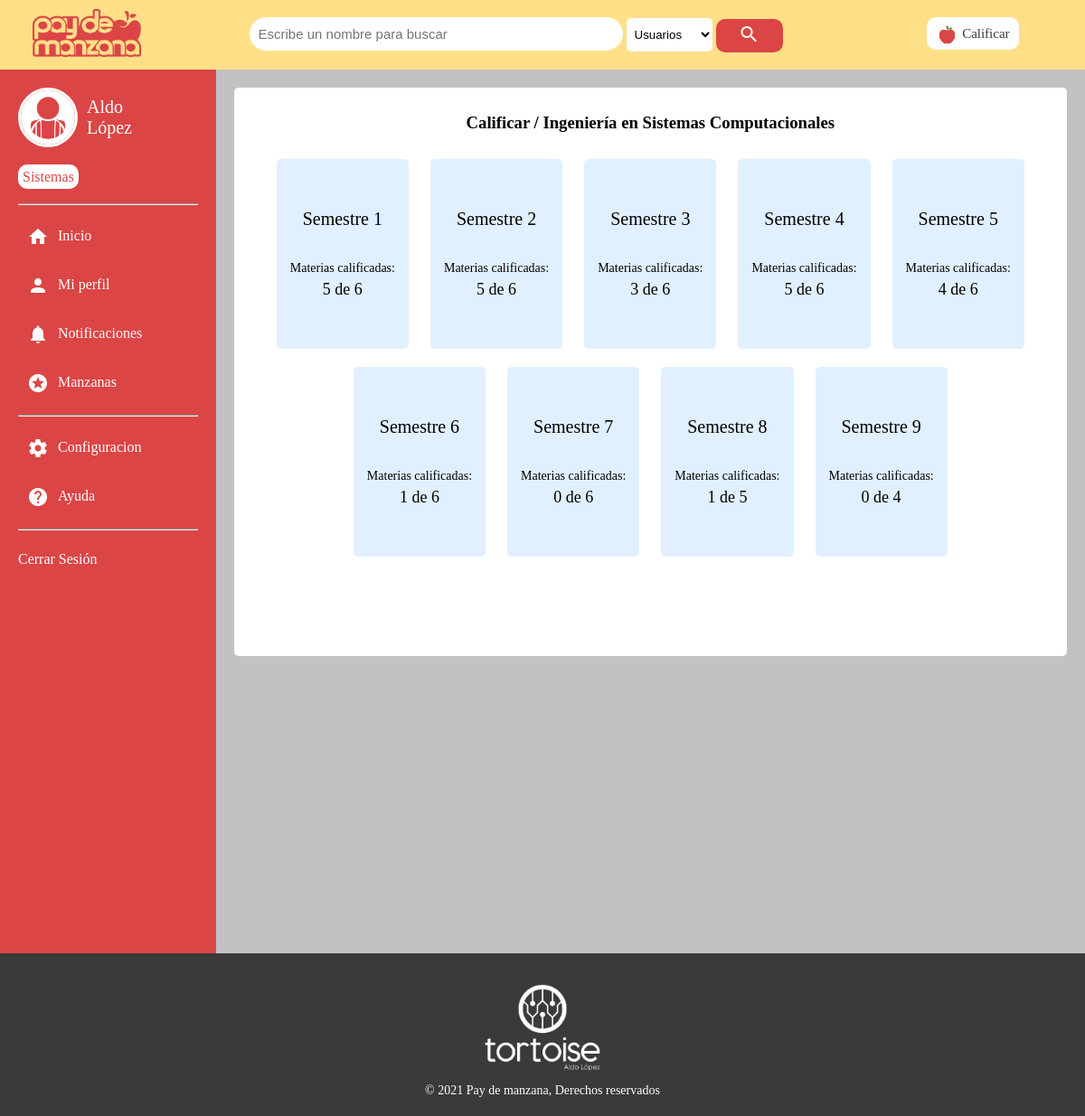
The page /Calificar/index.php (signed in) on the database its author committed.
### tables this page shows
CREATE TABLE `usuario_presentacion` (
  `Usuario` char(8) NOT NULL,
  `Imagen_ruta` varchar(60) NOT NULL,
  `Descripcion` varchar(500) NOT NULL
);

CREATE TABLE `usuario` (
  `No_control` char(8) NOT NULL,
  `Nombre` varchar(60) NOT NULL,
  `Apellido` varchar(80) NOT NULL,
  `Sexo` enum('Masculino','Femenino','Sin especificar') NOT NULL,
  `Correo` varchar(25) NOT NULL,
  `Carrera` int(11) NOT NULL,
  `Anio_ingreso` year(4) NOT NULL
);

CREATE TABLE `carrera` (
  `Id_carrera` int(11) NOT NULL,
  `Nombre_carrera` varchar(100) DEFAULT NULL,
  `Nombre_corto` varchar(20) DEFAULT NULL,
  `Semestres` int(11) DEFAULT NULL
);

### model/usuario/ver_perfil.php (called while the page is built)
<?php
    $sql="SELECT Nombre, Apellido, Carrera FROM usuario WHERE No_control=:usuario";
    $resultado=$base->prepare($sql);
    $resultado->bindValue(":usuario",$usuario);
    $resultado->execute();
    $registro=$resultado->fetch((PDO::FETCH_ASSOC));
    $profilename = $registro["Nombre"] . " " . $registro["Apellido"];
    $carrera = $registro["Carrera"];
    $sql="SELECT Imagen_ruta FROM usuario_presentacion WHERE Usuario=:usuario";
    $resultado=$base->prepare($sql);
    $resultado->bindValue(":usuario",$usuario);
    $resultado->execute();
    $registro=$resultado->fetch((PDO::FETCH_ASSOC));
    $profileimage = $registro["Imagen_ruta"];
    $sql="SELECT * FROM carrera WHERE Id_carrera=:carrera";
    $resultado=$base->prepare($sql);
    $resultado->bindValue(":carrera",$carrera);
    $resultado->execute();
    $registro=$resultado->fetch((PDO::FETCH_ASSOC));
    $profilecareer = $registro["Nombre_corto"];
    $careername = $registro["Nombre_carrera"];
    $careersem = $registro["Semestres"];
?>

### controller/cript_user.php (called while the page is built)
<?php
    function encriptar($string) {
        $key  = 'oepnA3Dfg179topqDEqa7mEWYui13rLea32';
        $result = '';
        for($i=0; $i<strlen($string); $i++) {
            $char = substr($string, $i, 1);
            $keychar = substr($key, ($i % strlen($key))-1, 1);
            $char = chr(ord($char)+ord($keychar));
            $result.=$char;
        }
        return base64_encode($result);
    }
?>

### model/Calificar/obtener_materias_calificadas.php (called while the page is built)
<?php
    require_once("../controller/cript_user.php");
    $sql="SELECT COUNT(*) as Materias FROM (SELECT DISTINCT(A.Materia) FROM calificacion A WHERE A.Usuario = :usuario AND EXISTS(SELECT B.Id_materia from materia B WHERE  A.Materia=B.Id_materia AND B.Semestre = $i AND B.Carrera = :carrera)) As Distingir";
    $resultado=$base->prepare($sql);
    $resultado->bindValue(":usuario",encriptar($usuario));
    $resultado->bindValue(":carrera",$carrera);
    $resultado->execute();
    $registro=$resultado->fetch((PDO::FETCH_ASSOC));
    $materias_calif = $registro["Materias"];
    $sql="SELECT COUNT(*) as Materias FROM materia WHERE Semestre = $i AND Carrera=:carrera";
    $resultado=$base->prepare($sql);
    $resultado->bindValue(":carrera",$carrera);
    $resultado->execute();
    $registro=$resultado->fetch((PDO::FETCH_ASSOC));
    $materias_tot = $registro["Materias"];
?>

### view/common/sidebar/side_folder.php (the view)
<div class="sidebar" id="sidebar">
    <div class="perfil">
        <div class="nombre">
            <img src="../uploads/profile-images/<?php echo $profileimage; ?>" alt="perfil" width="60px">
            <span><?php echo $profilename; ?></span>
        </div>
        <div class="carrera">
            <span><?php echo $profilecareer; ?></span>
        </div>
    </div>
    <ul>
        <hr>
        <li><a href="../" id="side-inicio"><i class="material-icons">home</i><span class="side-text">Inicio</span></a></li>
        <li><a href="#" id="side-perfil"><i class="material-icons">person</i><span class="side-text">Mi perfil</span></a></li>
        <li><a href="#" id="side-notificaciones"><i class="material-icons">notifications</i><span class="side-text">Notificaciones</span></a></li>
        <li><a href="#" id="side-manzanas"><i class="material-icons">stars</i><span class="side-text">Manzanas</span></a></li>
        <hr>
        <li><a href="#" id="side-config"><i class="material-icons">settings</i><span class="side-text">Configuracion</span></a></li>
        <li><a href="#" id="side-ayuda"><i class="material-icons">help</i><span class="side-text">Ayuda</span></a></li>
        <hr>
        <li><a href="../logout" id="side-ayuda"><span class="side-text">Cerrar Sesión</span></a></li>
    </ul>
</div>

### view/Calificar/index.php
<div class="espacio">
    <div class="frame">
        <h3>Calificar / <?php echo $careername;?></h3>
        <?php
            for($i=1;$i<=$careersem;$i++){
                require("../model/Calificar/obtener_materias_calificadas.php");
                ?>
                <a href="semestre?id=<?php echo $i;?>">
                    <div class="semestres">
                        <span class="info-sem">Semestre <?php echo $i;?></span>
                        <span class="info-mat">Materias calificadas:</span>
                        <span class="info-materias"><?php echo $materias_calif;?> de <?php echo $materias_tot;?></span>
                    </div>
                </a>
                <?php
            }
        ?>
    </div>
</div>

### style/header.css (style rules this page uses)
body { margin: 0; padding: 0; font-family: ProximaNova-Regular; }
body { padding: 0px 0px; background: #c2c2c2; }
body header { width: 100%; background: #ffdf88; display: -webkit-box; display: -ms-flexbox; display: flex; -webkit-box-align: center; -ms-flex-align: center; align-items: center; }
body header div { display: inline-block; vertical-align: middle; text-align: center; }
body header .barra-top { padding: 10px; width: 100%; }
body header .barra-top .buscar { width: 70%; }
body header .barra-top .buscar input[type="text"], body header .barra-top .buscar input[type="tel"], body header .barra-top .buscar input[type="email"], body header .barra-top .buscar input[type="password"], body header .barra-top .buscar input[type="number"] { background: #FFF; width: 50%; max-width: 1000px; border-radius: 20px; -webkit-box-sizing: border-box; box-sizing: border-box; border: 0px solid #db4545; font-size: 15px; padding: 10px; }
body header .barra-top .buscar select { line-height: 1.3; padding: 10px 5px; -webkit-box-sizing: border-box; box-sizing: border-box; border: 0px solid #db4545; border-radius: 5px; background: #ffffff; }
body header .barra-top .buscar select option { font-weight: normal; padding: 5px; }
body header .barra-top .buscar button { color: #ffffff; border: 0; border-radius: 10px; background: #db4545; padding: 5px 25px; vertical-align: middle; }
body header .barra-top .img { width: 10%; }
body header .barra-top .calificar { width: 15%; }
body header .barra-top .calificar a { font-size: 15px; font-family: Proxima Nova Bold; text-decoration: none; color: #3a3a3a; padding: 10px; border-radius: 10px; border: 0px solid #db4545; background: #FFFFFF; }
body header .barra-top .calificar a img { vertical-align: middle; }

### style/side-bar.css (style rules this page uses)
body { margin: 0; padding: 0; font-family: ProximaNova-Regular; }
.main .contenido .sidebar { margin: 0px 0px; width: 250px; background: #db4545; color: #FFFFFF; padding: 20px; float: left; overflow: hidden; -ms-flex-wrap: wrap; flex-wrap: wrap; -webkit-box-pack: justify; -ms-flex-pack: justify; justify-content: space-between; }
.main .contenido .sidebar ul { display: block; width: 100%; list-style: none; margin: 10px 0px; text-align: left; list-style-type: none; padding: 0px; height: 100vh; }
.main .contenido .sidebar ul li { width: 100%; margin: 0px; display: block; }
.main .contenido .sidebar ul li a { width: 100%; padding: 15px 0px; display: block; text-decoration: none; color: #FFFFFF; -webkit-transition: padding .3s; transition: padding .3s; }
.main .contenido .sidebar ul li a i { margin: 0px 10px; vertical-align: middle; }
.main .contenido .sidebar .perfil .nombre { width: 70px; height: 70px; display: -webkit-box; display: -ms-flexbox; display: flex; }
.main .contenido .sidebar .perfil .nombre img { width: 60px; height: 60px; border-radius: 50%; border: 3px solid #ffffff; -o-object-fit: cover; object-fit: cover; float: left; }
.main .contenido .sidebar .perfil .nombre span { float: left; margin: 10px 10px; font-size: 20px; vertical-align: middle; -webkit-box-align: center; -ms-flex-align: center; align-items: center; }
.main .contenido .sidebar .carrera { margin: 20px auto; }
.main .contenido .sidebar .carrera span { padding: 5px; border-radius: 10px; background: #ffffff; color: #db4545; font-family: Proxima Nova Bold; }

### style/footer.css (style rules this page uses)
body { margin: 0; padding: 0; font-family: ProximaNova-Regular; }
footer { text-align: center; width: 100%; background: #3a3a3a; color: #FFFFFF; font-size: 14px; }
footer div { width: 100%; padding: 20px 0px; }
footer div img { width: 150px; display: block; margin: 10px auto; }

### style/Calificar/main.css (style rules this page uses)
.espacio { width: 100%; padding: 20px; -webkit-box-sizing: border-box; box-sizing: border-box; }
.espacio .frame { width: 100%; margin: 0px auto; background: #FFFFFF; padding: 10px 20px 100px 20px; -webkit-box-sizing: border-box; box-sizing: border-box; border-radius: 5px; text-align: center; }

### style/Calificar/index.css (style rules this page uses)
body { margin: 0; padding: 0; font-family: ProximaNova-Regular; }
a { color: #000000; text-decoration: none; }
a div { display: inline-block; background: #e1f0ff; padding: 50px 15px; text-align: center; font-size: 18px; margin: 10px; border-radius: 5px; }
a div span { display: block; margin: 5px auto; text-align: center; }
a div .info-mat { font-size: 14px; }
a div .info-sem { font-family: Proxima Nova Bold; font-size: 20px; margin: 5px auto 35px auto; }

### rows shown on the page
usuario_presentacion: Imagen_ruta (picture)
usuario: profilename "Aldo López"
carrera: Nombre_corto "Sistemas", Nombre_carrera "Ingeniería en Sistemas Computacionales"

### other values the page prints
$materias_calif "5"
$materias_tot "6"
$materias_calif "3"
$materias_calif "4"
$materias_calif "1"
$materias_calif "0"
$materias_tot "5"
$materias_tot "4"
